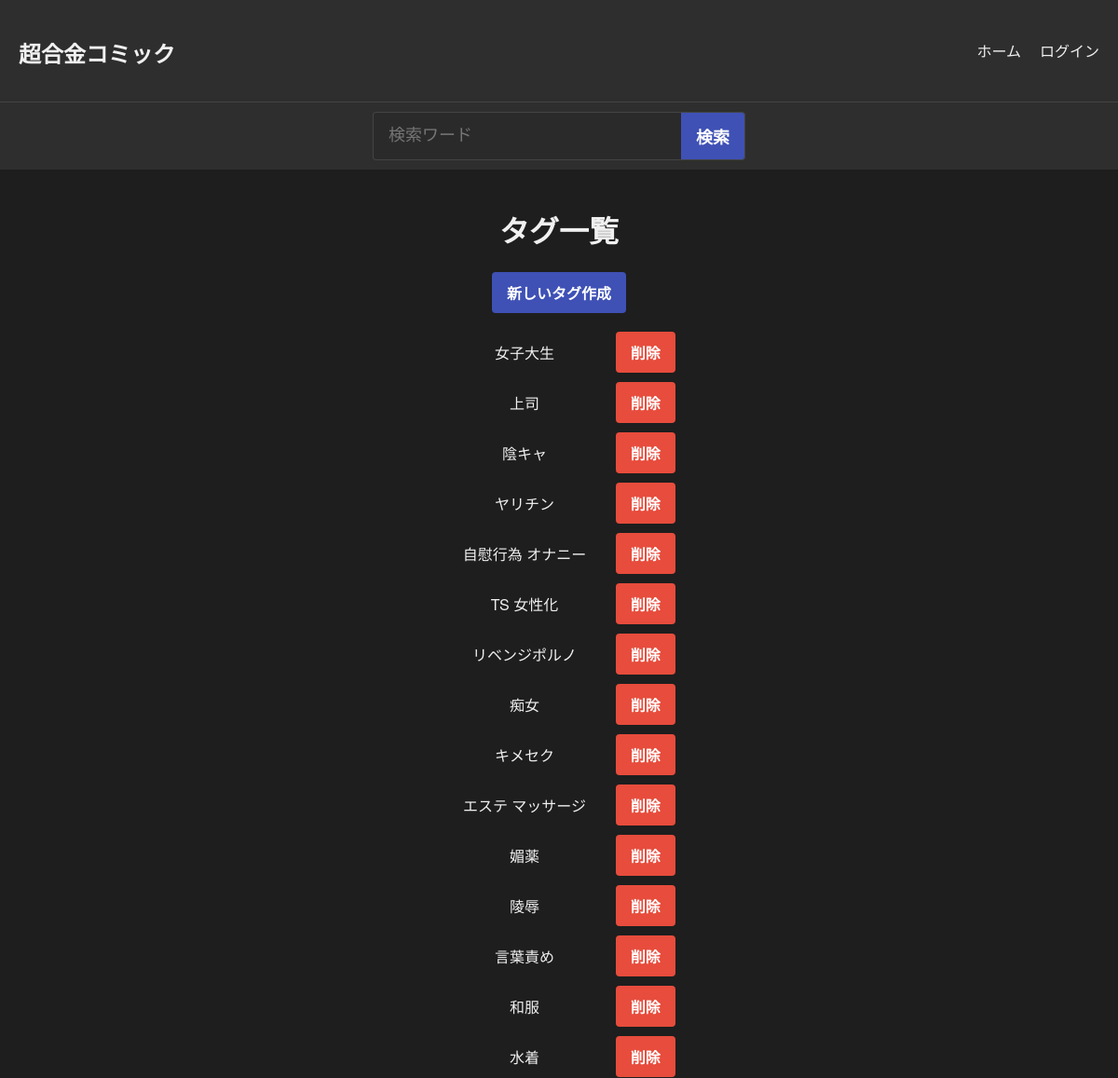
The page /tags/ (upper part) on the database as committed earlier.
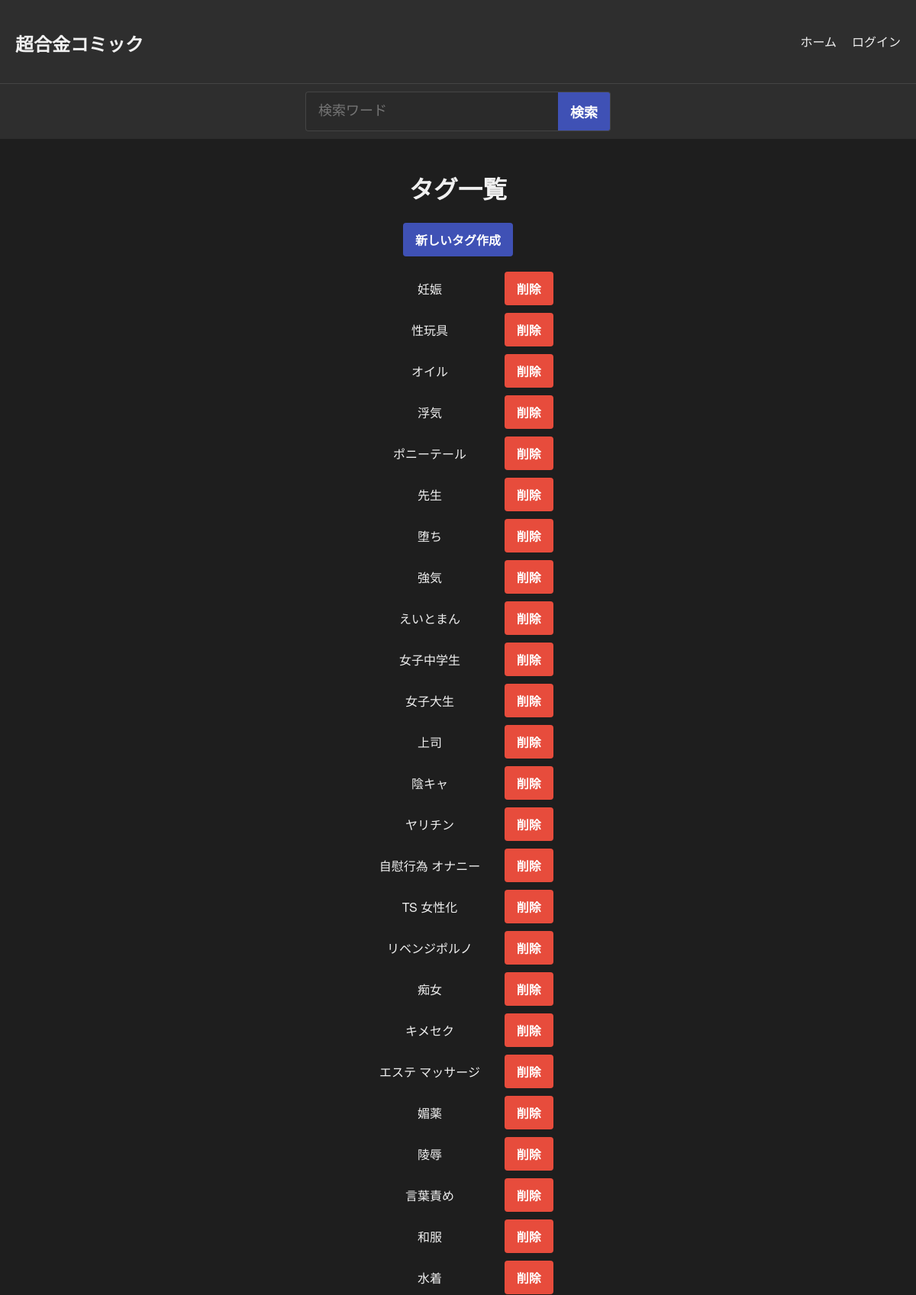
The same page on the database as committed later.
### comic_app/models.py (models this page shows, shortened)
class Tag(models.Model):
    name = models.CharField(max_length=50, unique=True)

### comic_app/views.py (the view)
# urls.py: path('tags/', TagListView.as_view(), name='tag_list'),
class TagListView(ListView):
    model = Tag
    template_name = 'comic_app/tag_list.html'
    context_object_name = 'tags'
    ordering = ['-id']

### comic_app/context_processors.py (called while the page is built)
def free_storage(request):
    if request.user.is_superuser:
        total_free_bytes = get_total_free_storage()
        total_free_gb = total_free_bytes / (1024 ** 3)
        storage_str = f"{total_free_gb:.2f} GB"
    else:
        storage_str = ""
    return {'total_free_storage': storage_str}

### comic_app/templates/comic_app/tag_list.html
{% extends "comic_app/base.html" %}
{% load static %}
{% block content %}
<h1>タグ一覧</h1>
<a href="{% url 'tag_create' %}" class="btn btn-primary">新しいタグ作成</a>
<ul style="list-style: none; padding: 0; margin-top: 20px;">
  {% for tag in tags %}
  <li style="margin-bottom: 10px; display: flex; align-items: center; gap: 10px;">
    <span style="flex: 1;">{{ tag.name }}</span>
    <a href="{% url 'tag_delete' tag.pk %}" class="btn btn-danger">削除</a>
  </li>
  {% empty %}
    <p>タグがありません。</p>
  {% endfor %}
</ul>
{% endblock %}

Rows that differ between the two databases and show on the page:
added Tag: name "妊娠"
added Tag: name "性玩具"
added Tag: name "オイル"
added Tag: name "浮気"
added Tag: name "ポニーテール"
added Tag: name "先生"
added Tag: name "堕ち"
added Tag: name "強気"
added Tag: name "えいとまん"
added Tag: name "女子中学生"
